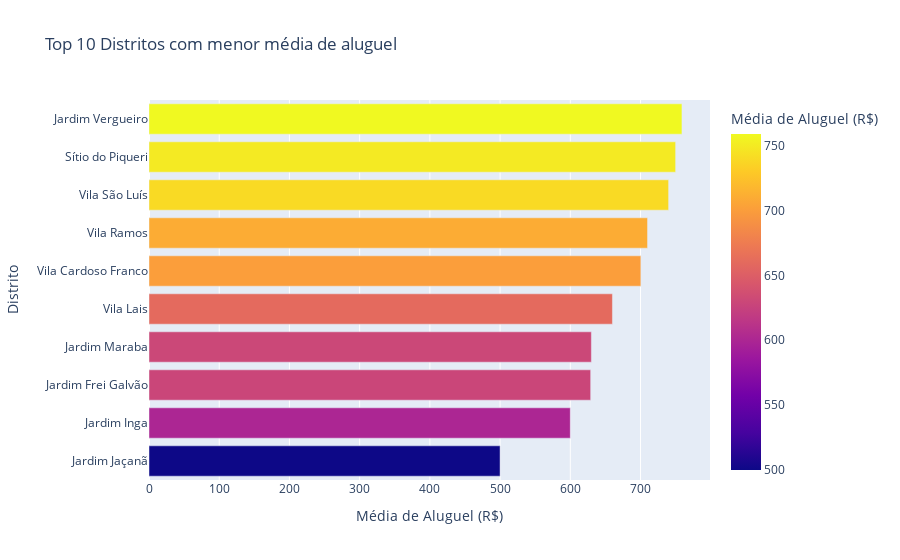

The notebook cell this image was saved under:
### Markdown cell above
O que achou dos comentários? Dava para escrever mais? Já vai pensando no que você faria!

Seu portfólio só será chamativo se você não resumir seus materiais a apresentar os dados, mas também fazer considerações. Neste momento, você tem meio que uma janela de oportunidade, um local para mostrar ao leitor - seja ele um colega de profissão, ou um gestor que está recrutando para sua equipe - o que você é capaz de gerar de valor, o quanto você consegue inferir dos dados e até correr atrás de mais informações para tirar algum insight interessante. Lembre-se sempre que seu portfólio é a oportunidade de você demonstrar também seus conhecimentos gerais e sua proatividade, então não precisa limitar os comentários ao que está no dataset.

Antes de explorarmos mais dos top 10, é de se imaginar que o leitor deste estudo também queira entender o top 10 dos bairros com aluguéis mais baratos. Afinal, é legal saber o que tem no top 10 mais caros, mas isso é mais interessante quando temos um comparativo (perfil dos baratos x perfil dos caros). Sendo assim, nada mais óbvio do que também gerar o top 10 dos mais baratos:

### Code cell
bottom_distritos_rent = distritos_rent.sort_values('rent', ascending=True)[:10]
bottom_distritos_rent = bottom_distritos_rent.sort_values('rent', ascending=False)

bottom_distritos_rent.columns = ["Distrito", "Média de Aluguel"]

fig = px.bar(bottom_distritos_rent,
             y='Distrito',
             x='Média de Aluguel',
             orientation='h',
             title='Top 10 Distritos com menor média de aluguel',
             labels={'Média de Aluguel':'Média de Aluguel (R$)', 'Distrito':'Distrito'},
             color='Média de Aluguel')

fig.update_yaxes(autorange='reversed')
fig.show()

### Figure 1 — Plotly figure (JSON) as saved in the notebook; plotly's stock layout.template omitted (floating-point values rounded to 4 significant figures)
{"data": [{"hovertemplate": "Média de Aluguel (R$)=%{marker.color}<br>Distrito=%{y}<extra></extra>", "legendgroup": "", "marker": {"color": [759.0, 750.0, 740.0, 710.0, 700.5, 660.0, 630.0, 629.0, 600.0, 500.0], "coloraxis": "coloraxis", "pattern": {"shape": ""}}, "name": "", "orientation": "h", "showlegend": false, "textposition": "auto", "type": "bar", "x": [759.0, 750.0, 740.0, 710.0, 700.5, 660.0, 630.0, 629.0, 600.0, 500.0], "xaxis": "x", "y": ["Jardim Vergueiro", "Sítio do Piqueri", "Vila São Luís", "Vila Ramos", "Vila Cardoso Franco", "Vila Lais", "Jardim Maraba", "Jardim Frei Galvão", "Jardim Inga", "Jardim Jaçanã"], "yaxis": "y"}], "layout": {"barmode": "relative", "coloraxis": {"colorbar": {"title": {"text": "Média de Aluguel (R$)"}}, "colorscale": [[0, "#0d0887"], [0.1111, "#46039f"], [0.2222, "#7201a8"], [0.3333, "#9c179e"], [0.4444, "#bd3786"], [0.5556, "#d8576b"], [0.6667, "#ed7953"], [0.7778, "#fb9f3a"], [0.8889, "#fdca26"], [1, "#f0f921"]]}, "legend": {"tracegroupgap": 0}, "title": {"text": "Top 10 Distritos com menor média de aluguel"}, "xaxis": {"anchor": "y", "domain": [0, 1], "title": {"text": "Média de Aluguel (R$)"}}, "yaxis": {"anchor": "x", "autorange": "reversed", "domain": [0, 1], "title": {"text": "Distrito"}}}}
